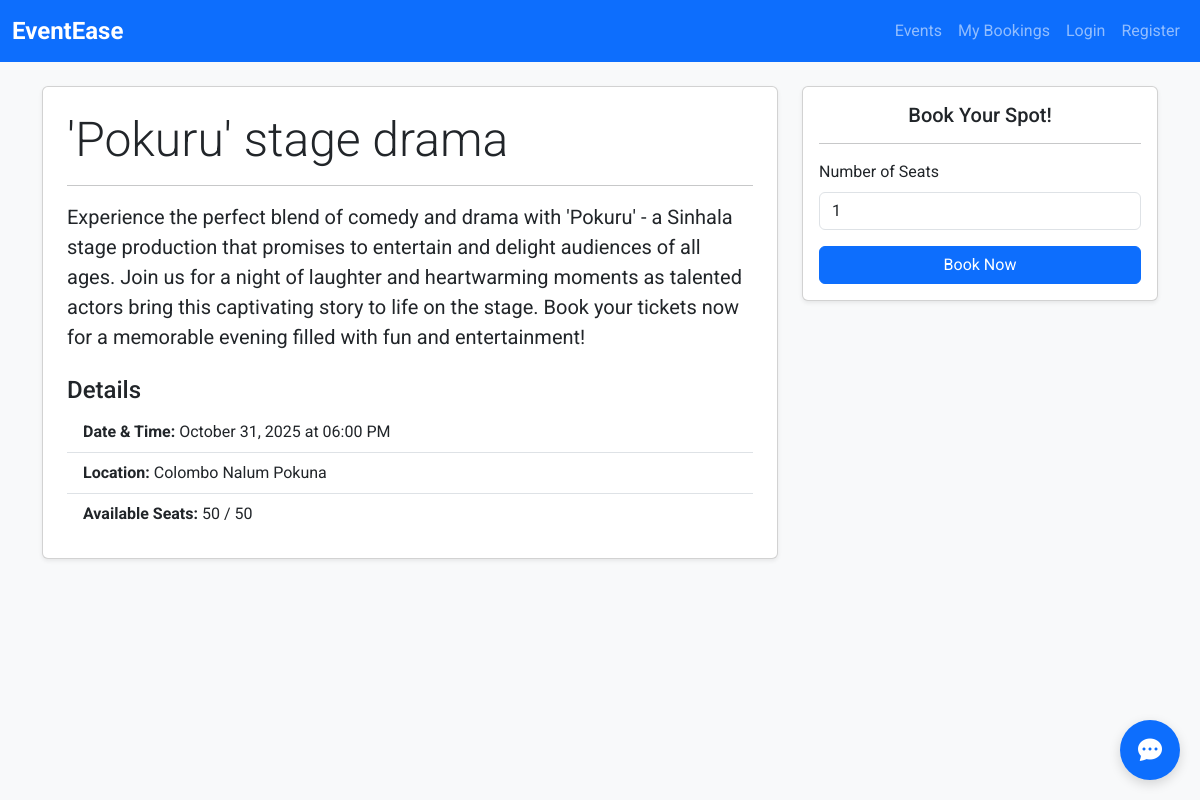
The page /events/3 on the database its author committed.
### models.py (models this page shows)
class Event(Base):
    __tablename__ = "events"
    id = Column(Integer, primary_key=True, index=True)
    title = Column(String, index=True, nullable=False)
    description = Column(String)
    location = Column(String, nullable=False)
    date_time = Column(DateTime, nullable=False)
    total_seats = Column(Integer, nullable=False)
    available_seats = Column(Integer, nullable=False)
    creator_id = Column(Integer, ForeignKey("users.id"))
    creator = relationship("User", back_populates="events")
    bookings = relationship("Booking", back_populates="event")

### app.py (the view)
@app.get("/events/{event_id}", include_in_schema=False)
def get_event_detail_page(request: Request, event_id: int, db: Session = Depends(get_db)):
    event = event_crud.get_event(db, event_id=event_id)
    if not event:
         raise HTTPException(status_code=status.HTTP_404_NOT_FOUND, detail="Event not found")
    return templates.TemplateResponse("event_detail.html", {"request": request, "event": event})

### templates/event_detail.html (shortened to what this page needs)
{% extends "base.html" %}
{% block content %}
<div class="row">
    <div class="col-lg-8 mb-4">
        <div class="card shadow-sm h-100">
            <div class="card-body p-4">
                <h1 class="display-5">{{ event.title }}</h1>
                <hr>
                <p class="fs-5">{{ event.description }}</p>
                <h4 class="mt-4">Details</h4>
                <ul class="list-group list-group-flush">
                    <li class="list-group-item">
                        <strong>Date & Time:</strong> {{ event.date_time.strftime('%B %d, %Y at %I:%M %p') }}
                    </li>
                    <li class="list-group-item">
                        <strong>Location:</strong> {{ event.location }}
                    </li>
                    <li class="list-group-item">
                        <strong>Available Seats:</strong> {{ event.available_seats }} / {{ event.total_seats }}
                    </li>
                </ul>
            </div>
        </div>
    </div>
    <div class="col-lg-4 mb-4">
        <div class="card shadow-sm">
            <div class="card-body">
                <h5 class="card-title text-center">Book Your Spot!</h5>
                <hr>
                <form id="booking-form">
                    <div class="mb-3">
                        <label for="number_of_seats" class="form-label">Number of Seats</label>
                        <input type="number" class="form-control" id="number_of_seats" value="1" min="1" max="{{ event.available_seats }}" required>
                    </div>
                    <button type="submit" class="btn btn-primary w-100">Book Now</button>
                </form>
            </div>
        </div>
    </div>
</div>
{% endblock %}

### static/css/style.css (style rules this page uses)
body { font-family: 'Roboto', sans-serif; background-color: #f8f9fa; }

### rows shown on the page
Event: title "'Pokuru' stage drama", description "Experience the perfect blend of comedy and drama with 'Pokuru' - a Sinhala stage production that promises to entertain and delight audiences of all ages. Join us for a night of laughter and heartwarming moments as talented actors bring this captivating story to life on the stage. Book your tickets now for a memorable evening filled with fun and entertainment!", date_time "October 31, 2025 at 06:00 PM", location "Colombo Nalum Pokuna", available_seats "50", total_seats "50"
